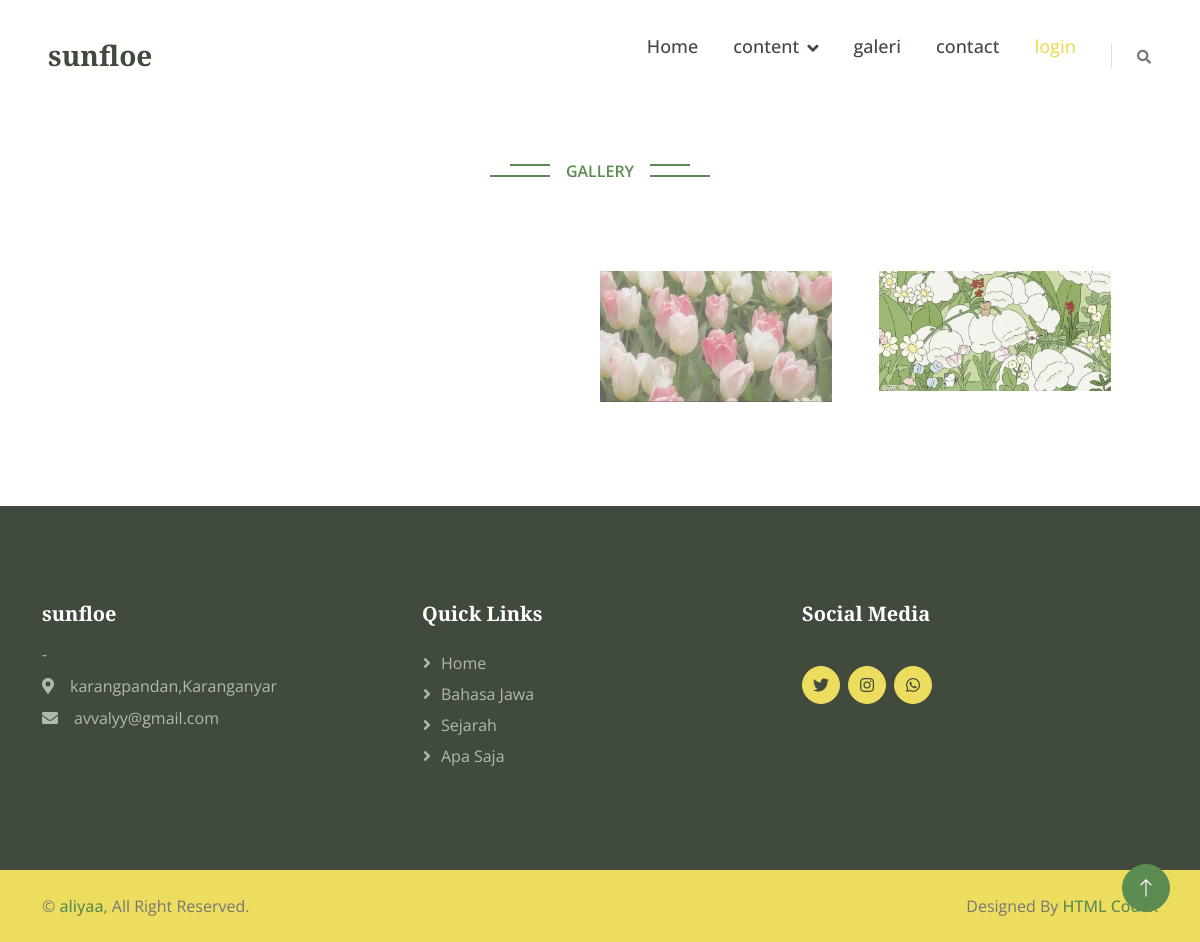
/index.php/beranda/galery, run on the app's committed database.
### tables this page shows
CREATE TABLE `konfigurasi` (
  `konfigurasi_id` int(11) NOT NULL,
  `judul_website` varchar(25) NOT NULL,
  `profil_website` text NOT NULL,
  `instagram` varchar(35) NOT NULL,
  `facebook` varchar(30) NOT NULL,
  `email` varchar(30) NOT NULL,
  `alamat` varchar(30) NOT NULL,
  `no_wa` varchar(35) NOT NULL
);

CREATE TABLE `galery` (
  `galery_id` int(11) NOT NULL,
  `judul` varchar(35) NOT NULL,
  `foto` varchar(50) NOT NULL,
  `tanggal` date NOT NULL
);

CREATE TABLE `kategori` (
  `kategori_id` int(11) NOT NULL,
  `nama_kategori` varchar(35) NOT NULL
);

### application/libraries/Template.php (called while the page is built, shortened)
<?php
class Template{
    var $template_data = array();
    function set($name, $value){
        $this->template_data[$name] = $value;
    }
    function load($template = '', $view = '' , $view_data = array(), $return = FALSE){
        $this->CI =& get_instance();
        $this->set('contents', $this->CI->load->view($view, $view_data, TRUE));
        return $this->CI->load->view($template, $this->template_data, $return);
    }
}

### application/controllers/Beranda.php (called while the page is built, shortened)
<?php
class Beranda extends CI_Controller {
	public function galery(){
		$this->db->from('galery');
		$galery = $this->db->get()->result_array();
		$this->db->from('konfigurasi');
		$konfig = $this->db->get()->row();
		$this->db->from('kategori');
		$kategori = $this->db->get()->result_array();
        $this->db->from('konten a');
        $this->db->join('kategori b','a.kategori_id=b.kategori_id','left');
        $this->db->join('userr c','a.username=c.username','left');
		$this->db->where('slug');
        $konten = $this->db->get()->row();
		$data  = array (
			'judul'		=> 'galeri',
			'galery'	=> $galery,
			'konfig'	=> $konfig,
			'kategori'  => $kategori,
			'konten'	=> $konten
		);
		$this->template->load('template_depan', 'galeri',$data);
	}
}

### index.php (called while the page is built, shortened)
<?php
require_once BASEPATH.'core/CodeIgniter.php';

### application/views/template_depan.php (the view, shortened to what this page needs)
<!DOCTYPE html>
<html lang="en">
<head>
	<link href="https://cdnjs.cloudflare.com/ajax/libs/font-awesome/5.10.0/css/all.min.css" rel="stylesheet">
	<link href="https://cdn.jsdelivr.net/npm/bootstrap-icons@1.4.1/font/bootstrap-icons.css" rel="stylesheet">
	<link href="<?= base_url('assets/depan/')?>lib/animate/animate.min.css" rel="stylesheet">
	<link href="<?= base_url('assets/depan/')?>lib/owlcarousel/assets/owl.carousel.min.css" rel="stylesheet">
	<link href="<?= base_url('assets/depan/')?>lib/lightbox/css/lightbox.min.css" rel="stylesheet">
	<link href="<?= base_url('assets/depan/')?>css/bootstrap.min.css" rel="stylesheet">
	<link href="<?= base_url('assets/depan/')?>css/style.css" rel="stylesheet">
</head>
<body>
	<nav class="navbar navbar-expand-lg bg-white navbar-light sticky-top px-4 px-lg-5">
		<a href="<?= base_url() ?>" class="navbar-brand d-flex align-items-center">
			<h3 class="m-0"><?= $konfig->judul_website; ?></h3>
		</a>
		<div class="collapse navbar-collapse" id="navbarCollapse">
			<div class="navbar-nav ms-auto p-4 p-lg-0">
				<a href="<?= base_url() ?>" class="nav-item nav-link">Home</a>
				<div class="nav-item dropdown">
					<ul href="#" class="nav-link dropdown-toggle" data-bs-toggle="dropdown">content</ul>
				</div>
				<a href="<?= base_url('beranda/galery/') ?>" class="nav-item nav-link">galeri</a>
				<a href="<?= base_url('beranda/saran/') ?>" class="nav-item nav-link">contact</a>
				<a href="<?= base_url('auth')?>" class="nav-item nav-link text-secondary">login</a>
			</div>
			<div class="border-start ps-4 d-none d-lg-block">
				<button type="button" class="btn btn-sm p-0"><i class="fa fa-search"></i></button>
			</div>
		</div>
	</nav>
	<?= $contents; ?>
	<div class="container-fluid bg-dark footer mt-5 py-5 wow fadeIn" data-wow-delay="0.1s">
		<div class="container py-5">
			<div class="row g-12">
				<div class="col-lg-4 col-md-6">
					<h5 class="text-white mb-3"><?= $konfig->judul_website; ?></h5>
					<p class="mb-2"><?= $konfig->profil_website; ?></p>
					<p class="mb-2"><i class="fa fa-map-marker-alt me-3"></i><?= $konfig->alamat; ?></p>
					<p class="mb-2"><i class="fa fa-envelope me-3"></i><?= $konfig->email; ?></p>
				</div>
				<div class="col-lg-4 col-md-6">
					<h5 class="text-white mb-4">Quick Links</h5>
					<a class="btn btn-link" href="<?= base_url() ?>">Home</a>
					<?php foreach ($kategori as $oo) { ?>
					<a href=" <?= base_url('beranda/kategori/'.$oo['kategori_id']) ?>"
						class="btn btn-link"><?= $oo['nama_kategori'] ?></a>
					<?php } ?>
				</div>
				<div class="col-lg-4 col-md-6">
					<h5 class="text-white mb-4">Social Media</h5>
					<div class="d-flex pt-3 mb-3">
						<a class="btn btn-square btn-secondary rounded-circle me-2"
							href="https://x.com/potatochikenn?t=u_8a7H_0wo5b98-6GVCQoA&s=08"><i
								class="fab fa-twitter"></i></a>
						<a class="btn btn-square btn-secondary rounded-circle me-2" href="<?= $konfig->instagram; ?>"><i
								class="fab fa-instagram"></i></a>
						<a class="btn btn-square btn-secondary rounded-circle me-2" href="<?= $konfig->no_wa; ?>"><i
								class="fab fa-whatsapp"></i></a>
					</div>
				</div>
			</div>
		</div>
	</div>
	<div class="container-fluid bg-secondary text-body copyright py-4">
		<div class="container">
			<div class="row">
				<div class="col-md-6 text-center text-md-start mb-3 mb-md-0">
					&copy; <a class="fw-semi-bold" href="#">aliyaa</a>, All Right Reserved.
				</div>
				<div class="col-md-6 text-center text-md-end">
					Designed By <a class="fw-semi-bold" href="https://htmlcodex.com">HTML Codex</a>
				</div>
			</div>
		</div>
	</div>
	<a href="#" class="btn btn-lg btn-primary btn-lg-square rounded-circle back-to-top"><i
			class="bi bi-arrow-up"></i></a>
</body>
</html>

### application/views/galeri.php (shortened to what this page needs)
<div class="container-xxl py-5">
	<div class="container">
		<div class="text-center mx-auto pb-4 wow fadeInUp" data-wow-delay="0.1s" style="max-width: 500px;">
			<p class="section-title bg-white text-center text-primary px-3">Gallery</p>
		</div>
		<div class="row g-0">
			<?php foreach ($galery as $yoo) { ?>
			<div class="col-lg-3 col-md-6 wow fadeInUp" data-wow-delay="0.1s">
				<div class="row g-0">
					<div class="col-lg-10 sm-6 mb-2">
						<a class="d-block" href="<?= base_url('assets/upload/galeri/'.$yoo['foto'])?>"
							data-lightbox="gallery">
							<img class="img-fluid" src="<?= base_url('assets/upload/galeri/'.$yoo['foto'])?>" alt="">
						</a>
					</div>
				</div>
			</div>
			<?php  } ?>
		</div>
	</div>
</div>

### assets/depan/css/style.css (style rules this page uses)
:root { --primary: #5B8C51; --secondary: #EDDD5E; --light: #fafafa; --dark: #404A3D; }
.back-to-top { position: fixed; display: none; right: 30px; bottom: 30px; z-index: 99; }
.fw-semi-bold { font-weight: 500 !important; }
.btn { transition: .5s; font-weight: 500; }
.btn-primary, .btn-outline-primary:hover { color: var(--light); }
.btn-secondary, .btn-outline-secondary:hover { color: var(--dark); }
.btn-square { width: 38px; height: 38px; }
.btn-lg-square { width: 48px; height: 48px; }
.btn-square, .btn-sm-square, .btn-lg-square { padding: 0; display: flex; align-items: center; justify-content: center; font-weight: normal; }
.navbar.sticky-top { top: -100px; transition: .5s; }
.navbar .navbar-nav .nav-link { margin-right: 35px; padding: 25px 0; color: var(--dark); font-size: 18px; font-weight: 500; outline: none; }
.navbar .dropdown-toggle::after { border: none; content: "\f107"; font-family: "Font Awesome 5 Free"; font-weight: 900; vertical-align: middle; margin-left: 8px; }
.section-title { position: relative; display: inline-block; text-transform: uppercase; font-weight: 600; }
.section-title::before { position: absolute; content: ""; width: calc(100% + 80px); height: 2px; top: 5px; left: -40px; background: var(--primary); z-index: -1; }
.section-title::after { position: absolute; content: ""; width: calc(100% + 120px); height: 2px; bottom: 6px; left: -60px; background: var(--primary); z-index: -1; }
.footer { color: #B0B9AE; }
.footer .btn.btn-link { display: block; margin-bottom: 5px; padding: 0; text-align: left; color: #B0B9AE; font-weight: normal; text-transform: capitalize; transition: .3s; }
.footer .btn.btn-link::before { position: relative; content: "\f105"; font-family: "Font Awesome 5 Free"; font-weight: 900; margin-right: 10px; }

### data on the page
konfigurasi: judul_website "sunfloe", profil_website "-", alamat "karangpandan,Karanganyar", email "avvalyy@gmail.com"
galery: foto (picture)
galery: foto (picture)
kategori: nama_kategori "Bahasa Jawa"
kategori: nama_kategori "Sejarah"
kategori: nama_kategori "Apa Saja"
